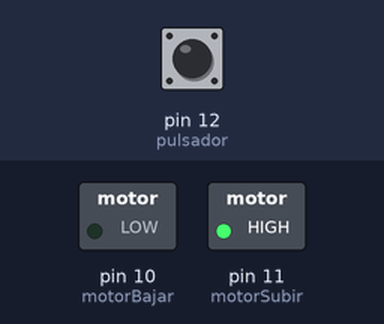
This sketch was run on a simulated Arduino Uno, built with avr-gcc and run on an emulated ATmega328P. Shown: switched loads named in the sketch (green lamp = pin HIGH). Inputs (shaded band) come from the test bench; at power-on: pin 12 (pulsador) LOW.

Above: at 1.2 s.
1.3 s: pin 12 (pulsador) pulled HIGH for 0.15 s
At 2.4 s:
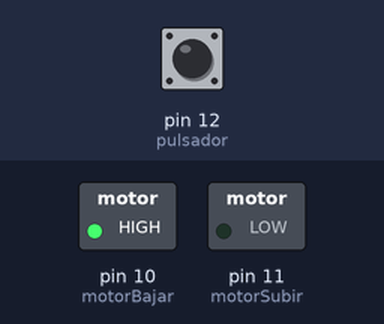
2.9 s: pin 12 (pulsador) pulled HIGH for 1 s
At 4.9 s:
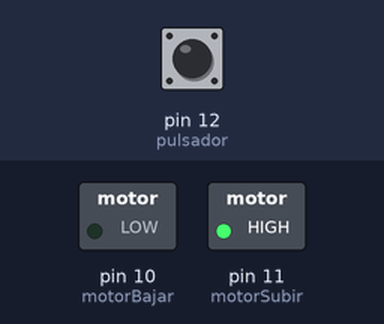
5.4 s: pin 12 (pulsador) pulled HIGH for 3.2 s
At 15.85 s:
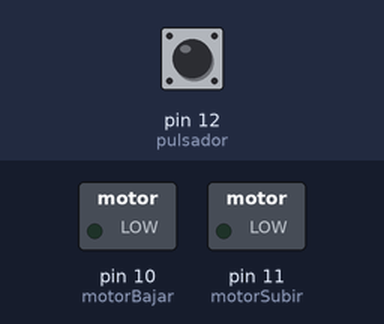
Timing chart, 0 to 16.1 s (numbered marks = the images above; inputs shaded):
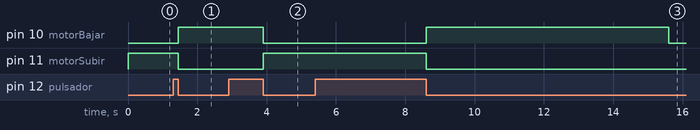

Measured:
- after the input at 1.3 s, pin 10 (motorBajar): LOW → HIGH after 0.15 s; pin 11 (motorSubir): HIGH → LOW after 0.15 s
- after the input at 2.9 s, pin 10 (motorBajar): HIGH → LOW after 1.0 s; pin 11 (motorSubir): LOW → HIGH after 1.0 s
- after the input at 5.4 s, pin 10 (motorBajar): LOW → HIGH after 3.2 s, → LOW 7.0 s later; pin 11 (motorSubir): HIGH → LOW after 3.2 s instead of 5.5 s

The sketch:

Entradas_e_saidas_dixitais_Xanela_de_carro_I_.ino
```cpp
/* En esta práctica se van a controlar dos motores con un pulsador imitando el funcionamiento de la ventanilla de un coche, de forma que al pulsar el pulsador se activa el primer motor y al volver a pulsarlo se activa
el segundo motor, los motores se mantienen activos duracte 7 segundos tras pulsar el pulsador, si se pulsa el pulsador mientras uno de los motores está activo, este se detendrá y se activará el otro sin pasar
por paro, nunca pueden estar los dos motores activos al mismo tiempo. */

#define pulsador 12
#define motorSubir 11
#define motorBajar 10

//Variable utilizada para utilizar el pulsador con alternancia de estado
bool estado = 0;
//Contador para el tiempo que los motores deben permanecer funcionando
int contador = 100;

void setup() {
  pinMode(motorSubir, OUTPUT);
  pinMode(motorBajar, OUTPUT);
  pinMode(pulsador, INPUT);
}

void loop() {
//Lectura del pulsador con alternancia de estado
  if(digitalRead(pulsador)) {
    estado = !estado;
    contador = 100;
    while(digitalRead(pulsador)) {
      delay(20);
    }
  }

//Accionamiento de los motores
  if(contador > 0) {
    if(estado == 0) {
      digitalWrite(motorSubir, 1);
      digitalWrite(motorBajar, 0);
      delay(70);
      contador--;
    }
    else {
      digitalWrite(motorSubir, 0);
      digitalWrite(motorBajar, 1);
      delay(70);
      contador--;
    }
  }
//Si ningún motor está funcionando, lee el estado del pulsador cada 50 ms
  else {
    delay(50);
  }
//Tras termiar el tiempo activo, se paran los motores
  if (contador ==0) {
    digitalWrite(motorSubir, 0);
    digitalWrite(motorBajar, 0);
  }
}
```
